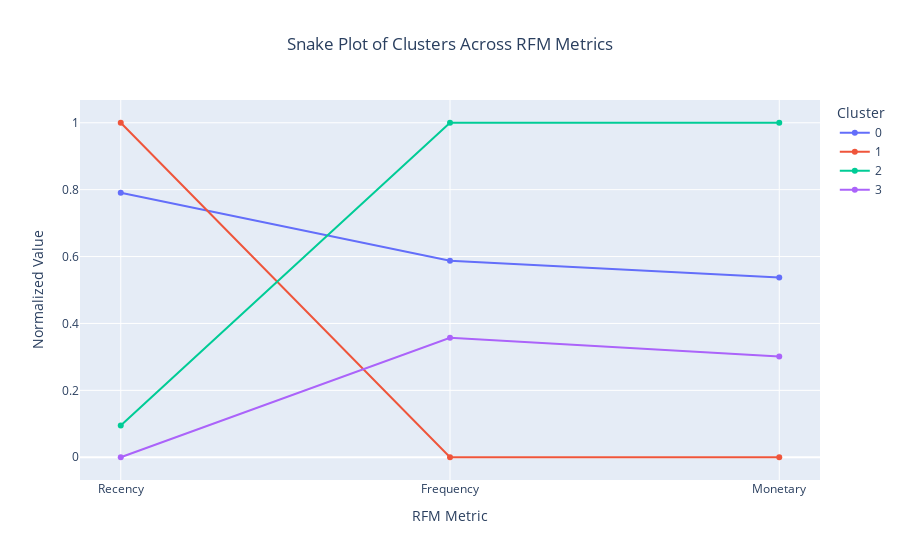

Notebook code cell kept with this figure:
### Code cell
# visualizing the clusters

# visualsing rfm metrics across clusters
plot_snake_plot(labeled_rfm_df, rfm_columns=['Recency', 'Frequency', 'Monetary'], cluster_col='cluster_id')

### Figure 1 — Plotly figure (JSON) as saved in the notebook; plotly's stock layout.template omitted (floating-point values rounded to 4 significant figures)
{"data": [{"hovertemplate": "cluster_id=0<br>RFM Metric=%{x}<br>Normalized Value=%{y}<extra></extra>", "legendgroup": "0", "line": {"color": "#636efa", "dash": "solid"}, "marker": {"symbol": "circle"}, "mode": "lines+markers", "name": "0", "orientation": "v", "showlegend": true, "type": "scatter", "x": ["Recency", "Frequency", "Monetary"], "xaxis": "x", "y": [0.7905, 0.5873, 0.5373], "yaxis": "y"}, {"hovertemplate": "cluster_id=1<br>RFM Metric=%{x}<br>Normalized Value=%{y}<extra></extra>", "legendgroup": "1", "line": {"color": "#EF553B", "dash": "solid"}, "marker": {"symbol": "circle"}, "mode": "lines+markers", "name": "1", "orientation": "v", "showlegend": true, "type": "scatter", "x": ["Recency", "Frequency", "Monetary"], "xaxis": "x", "y": [1, 0, 0], "yaxis": "y"}, {"hovertemplate": "cluster_id=2<br>RFM Metric=%{x}<br>Normalized Value=%{y}<extra></extra>", "legendgroup": "2", "line": {"color": "#00cc96", "dash": "solid"}, "marker": {"symbol": "circle"}, "mode": "lines+markers", "name": "2", "orientation": "v", "showlegend": true, "type": "scatter", "x": ["Recency", "Frequency", "Monetary"], "xaxis": "x", "y": [0.09482, 1, 1], "yaxis": "y"}, {"hovertemplate": "cluster_id=3<br>RFM Metric=%{x}<br>Normalized Value=%{y}<extra></extra>", "legendgroup": "3", "line": {"color": "#ab63fa", "dash": "solid"}, "marker": {"symbol": "circle"}, "mode": "lines+markers", "name": "3", "orientation": "v", "showlegend": true, "type": "scatter", "x": ["Recency", "Frequency", "Monetary"], "xaxis": "x", "y": [0, 0.3573, 0.3011], "yaxis": "y"}], "layout": {"legend": {"title": {"text": "Cluster"}, "tracegroupgap": 0}, "title": {"text": "Snake Plot of Clusters Across RFM Metrics", "x": 0.5}, "xaxis": {"anchor": "y", "domain": [0, 1], "title": {"text": "RFM Metric"}}, "yaxis": {"anchor": "x", "domain": [0, 1], "title": {"text": "Normalized Value"}}}}
